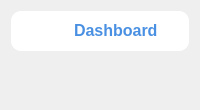
        <widget class="QWidget" name="DashBoard_page">
         <layout class="QHBoxLayout" name="horizontalLayout_71">
          <item>
           <layout class="QVBoxLayout" name="verticalLayout_39">
            <item>
             <widget class="QFrame" name="horizontalFrame">
              <property name="sizePolicy">
               <sizepolicy hsizetype="Preferred" vsizetype="Fixed">
                <horstretch>0</horstretch>
                <verstretch>0</verstretch>
               </sizepolicy>
              </property>
              <property name="styleSheet">
               <string notr="true">background-color: rgb(255, 255, 255);
border-radius:10px;</string>
              </property>
              <layout class="QHBoxLayout" name="horizontalLayout_73">
               <item>
                <widget class="QLabel" name="label_4">
                 <property name="sizePolicy">
                  <sizepolicy hsizetype="Fixed" vsizetype="Fixed">
                   <horstretch>0</horstretch>
                   <verstretch>0</verstretch>
                  </sizepolicy>
                 </property>
                 <property name="maximumSize">
                  <size>
                   <width>48</width>
                   <height>48</height>
                  </size>
                 </property>
                 <property name="styleSheet">
                  <string notr="true">padding: 4px;
border-radius: 10px;</string>
                 </property>
                 <property name="text">
                  <string/>
                 </property>
                 <property name="pixmap">
                  <pixmap resource="resources.qrc">:/resources/dashboard-icons/dashboard-blue.svg</pixmap>
                 </property>
                 <property name="scaledContents">
                  <bool>true</bool>
                 </property>
                </widget>
               </item>
               <item>
                <widget class="QLabel" name="label">
                 <property name="sizePolicy">
                  <sizepolicy hsizetype="Preferred" vsizetype="Fixed">
                   <horstretch>0</horstretch>
                   <verstretch>0</verstretch>
                  </sizepolicy>
                 </property>
                 <property name="font">
                  <font>
                   <pointsize>12</pointsize>
                   <bold>true</bold>
                  </font>
                 </property>
                 <property name="styleSheet">
                  <string notr="true">color:rgb(74, 144, 226);</string>
                 </property>
                 <property name="text">
                  <string>Dashboard</string>
                 </property>
                </widget>
               </item>
              </layout>
             </widget>
            </item>
            <item>
             <layout class="QHBoxLayout" name="horizontalLayout_72">
              <item>
               <widget class="QFrame" name="frame">
                <property name="styleSheet">
                 <string notr="true">border-radius:10px;</string>
                </property>
                <layout class="QHBoxLayout" name="order_trends_layout"/>
               </widget>
              </item>
              <item>
               <widget class="QFrame" name="frame">
                <property name="styleSheet">
                 <string notr="true">border-radius:10px;</string>
                </property>
                <layout class="QHBoxLayout" name="product_min_level"/>
               </widget>
              </item>
             </layout>
            </item>
            <item>
             <widget class="QFrame" name="frame">
              <property name="styleSheet">
               <string notr="true">border-radius:10px;</string>
              </property>
              <layout class="QHBoxLayout" name="Sales_Trends_layout"/>
             </widget>
            </item>
           </layout>
          </item>
         </layout>
        </widget>
